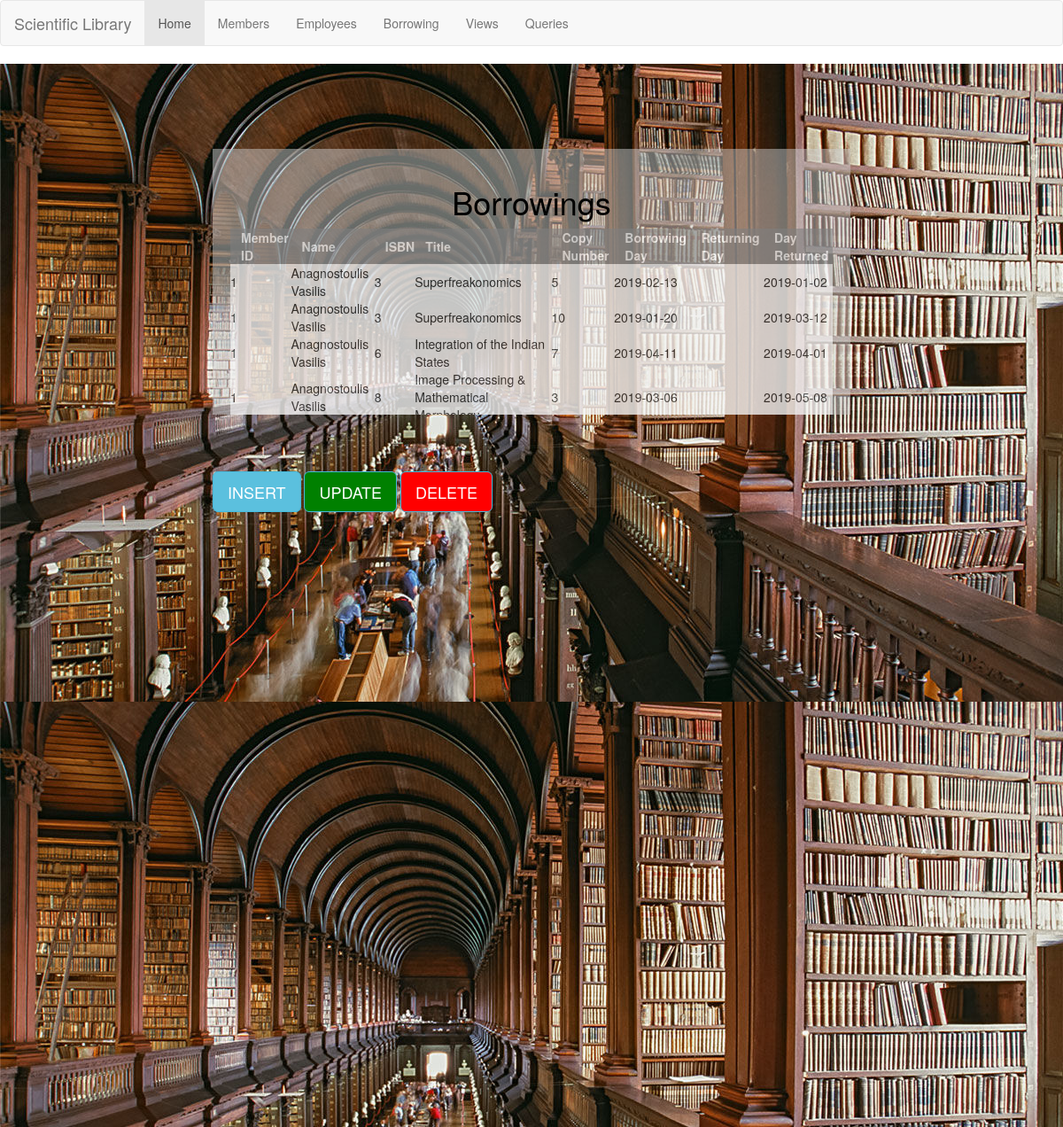
The page /DatabaseProject/borrows/index.php on the database as committed earlier.
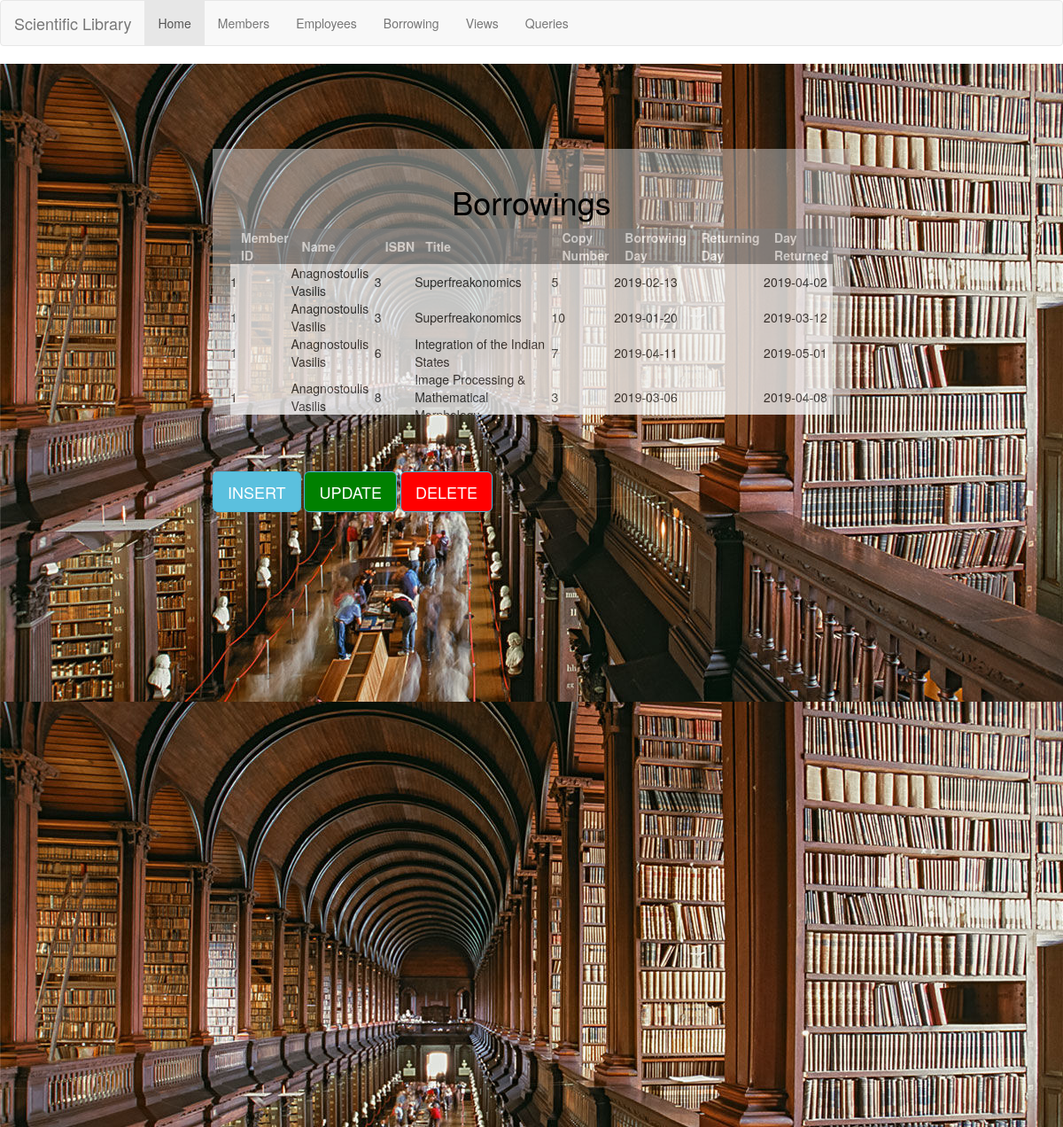
The same page on the database as committed later.
### tables this page shows
create table  Borrows (
	Member_Id 		int unsigned not null,	
	ISBN			bigint unsigned not null,
	CopyNumber		int unsigned not null,
	Borrowing_Day	date not null,
	Returning_Day	date, 
	Day_Returned 	date,
	foreign key (Member_Id) references Member(Member_Id)
	on update cascade
	on delete cascade,
	foreign key (ISBN) references Book(ISBN)
	on update cascade
	on delete cascade,
 	foreign key (ISBN,CopyNumber) references Copies(ISBN,CopyNumber)
	on update cascade
	on delete cascade,
	primary key (Member_Id,ISBN,CopyNumber,Borrowing_Day)
);

create table  Member (
	Member_Id 		int unsigned auto_increment,
    MFirst  		varchar(64) not null,
    MLast  			varchar(64) not null,
	MBirthday 		date not null,
	Street			varchar(64) not null,
	Num 			smallint unsigned,
	Postal_Code     int unsigned,
	City     		varchar(64),
	primary key (Member_Id)
);

create table  Book (
	ISBN 			bigint unsigned not null,
    Title 	 		varchar(100) not null,
	NumPages 		smallint unsigned not null,
    PubYear  		year  not null,
	PubName			varchar(100) not null,
    foreign key (PubName) references Publisher(PubName)
	on update cascade
	on delete cascade,
	primary key (ISBN)
);

### DatabaseProject/borrows/index.php (the view, shortened to what this page needs)
<?php
  $servername = "localhost";
  $username = "root";
  $password = "vasilis1";
  $db = "db";
  $conn = new mysqli($servername, $username, $password, $db);
?>
<!DOCTYPE html>
<html>
  <head>
  <link rel = "stylesheet" href = "http://localhost/DatabaseProject/style.css"/>
  <link rel="stylesheet" href="https://maxcdn.bootstrapcdn.com/bootstrap/3.4.0/css/bootstrap.min.css">
  </head>
  <body>
    <nav class="navbar navbar-default">
        <div class="container-fluid">
          <div class="navbar-header">
            <a class="navbar-brand" href="#">Scientific Library</a>
          </div>
          <ul class="nav navbar-nav">
            <li class="active"><a href="/DatabaseProject/index.php">Home</a></li>
            <li><a href="/DatabaseProject/member/index.php">Members</a></li>
            <li><a href="/DatabaseProject/employees/index.php">Employees</a></li>
            <li><a href="/DatabaseProject/borrows/index.php">Borrowing</a></li>
            <li><a href="/DatabaseProject/views/index.php">Views</a></li>
            <li><a href="/DatabaseProject/queries/index.php">Queries</a></li>
          </ul>
        </div>
    </nav>
    <div class="content">
      <div class = "insert-form">
        <center><h1>Borrowings</h1></center>
        <?php
        $sql = "select br.Member_Id, MFirst, MLast, br.ISBN, Title, br.CopyNumber, Borrowing_Day , Returning_Day , Day_Returned from Borrows as br, Book as b, Copies as c, Member as m where m.Member_Id = br.Member_Id and br.ISBN =b.ISBN and c.CopyNumber = br.CopyNumber and c.ISBN =b.ISBN order by MLast asc;";
        $result = $conn->query($sql);
        if ($result->num_rows > 0) {
            echo "<table><tr><th>Member ID</th><th>Name</th><th>ISBN </th><th>Title</th><th>Copy Number</th><th>Borrowing Day</th><th>Returning Day</th><th>Day Returned</th></tr>";
            while($row = $result->fetch_assoc()) {
                echo "<tr><td>".$row["Member_Id"]."</td><td>".$row["MLast"]." ".$row["MFirst"]."</td><td>".$row["ISBN"]."</td><td>".$row["Title"]."</td><td>".$row["CopyNumber"]."</td><td>".$row["Borrowing_Day"]."</td><td>".$row["Returning_Day"]."</td><td>".$row["Day_Returned"]."</td></tr>";
            }
            echo "</table><p></p><";
        }
        ?>
      </div>
      <div class = "buttons">
        <button type="button" class="insert-button btn btn-info btn-lg" data-toggle="modal" data-target="#insertModal">INSERT</button>
        <button type="button" class="update-button btn btn-info btn-lg" data-toggle="modal" data-target="#updateModal">UPDATE</button>
        <button type="button" class="delete-button btn btn-info btn-lg" data-toggle="modal" data-target="#deleteModal">DELETE</button>
      </div>
        </div>
  </body>
</html>

### DatabaseProject/style.css (style rules this page uses)
body { font-family: 'Roboto Condensed', sans-serif; margin: 0px; height: 100%; width: 100%; }
.content { background-image: url("library-pic.jpg"); height: 100vw; width: 100vw; }
.insert-form { margin-left: 20vw; margin-right: 20vw; margin-top: 8vw; margin-bottom: 5vw; display: inline-block; padding:20px; height: 25vw; width:60vw; position:relative; background: rgba(204, 204, 204, 0.5); overflow-y: scroll; }
.buttons { margin-left: 20%; margin-right: 20%; margin-top: 0px; display: block; padding:0px; width:710px; position:relative; }
.update-button { display: inline-block; background-color: green !important; }
.delete-button { display: inline-block; background-color: red !important; }
.insert-button { display: inline-block; }
h1 { margin-top: 0vw; margin-bottom: 10vw; color: black !important; }
table { width: 100%; color: black; background-color: black; }
th { margin-top: 10vw; background-color: grey; opacity: 1.0 !important; color: white; padding-left: 1vw !important; }
tr { background-color: white; opacity: 0.6; color: black; }

Rows that differ between the two databases and show on the page:
changed borrows (number 1 of 4 on the later page): Day_Returned "2019-01-02" → "2019-04-02"
changed borrows "Integration of the Indian States": Day_Returned "2019-04-01" → "2019-05-01"
changed borrows "Image Processing & Mathematical…": Day_Returned "2019-05-08" → "2019-04-08"
